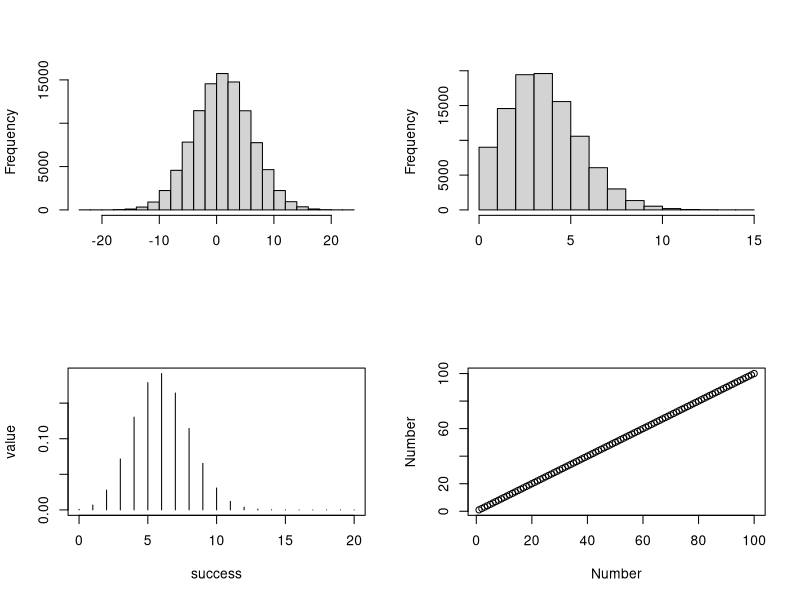

The R source for this figure:
## ---- chunk 1
knitr::opts_chunk$set(echo = FALSE)
## ---- chunk 2
par(mfrow=c(2,2))
hist(rnorm(100000,1,5),main = "",xlab = "")
hist(rpois(100000,4),main = "",xlab = " ")
success <- 0:20
value <-dbinom(success, size=20, prob=.3)
plot(success,value ,type='h')
plot(1:100,1:100,xlab = "Number",ylab = "Number")
